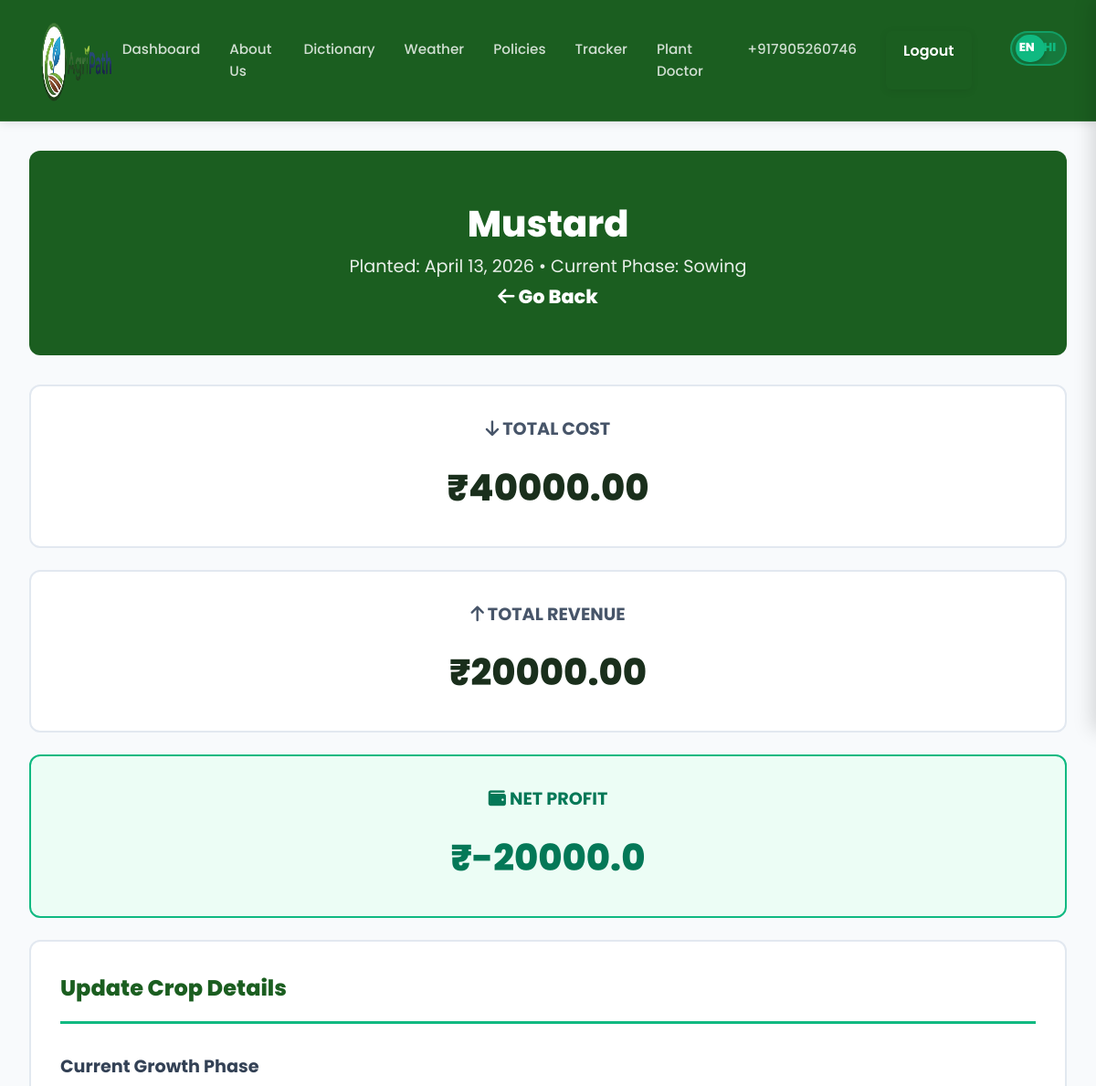
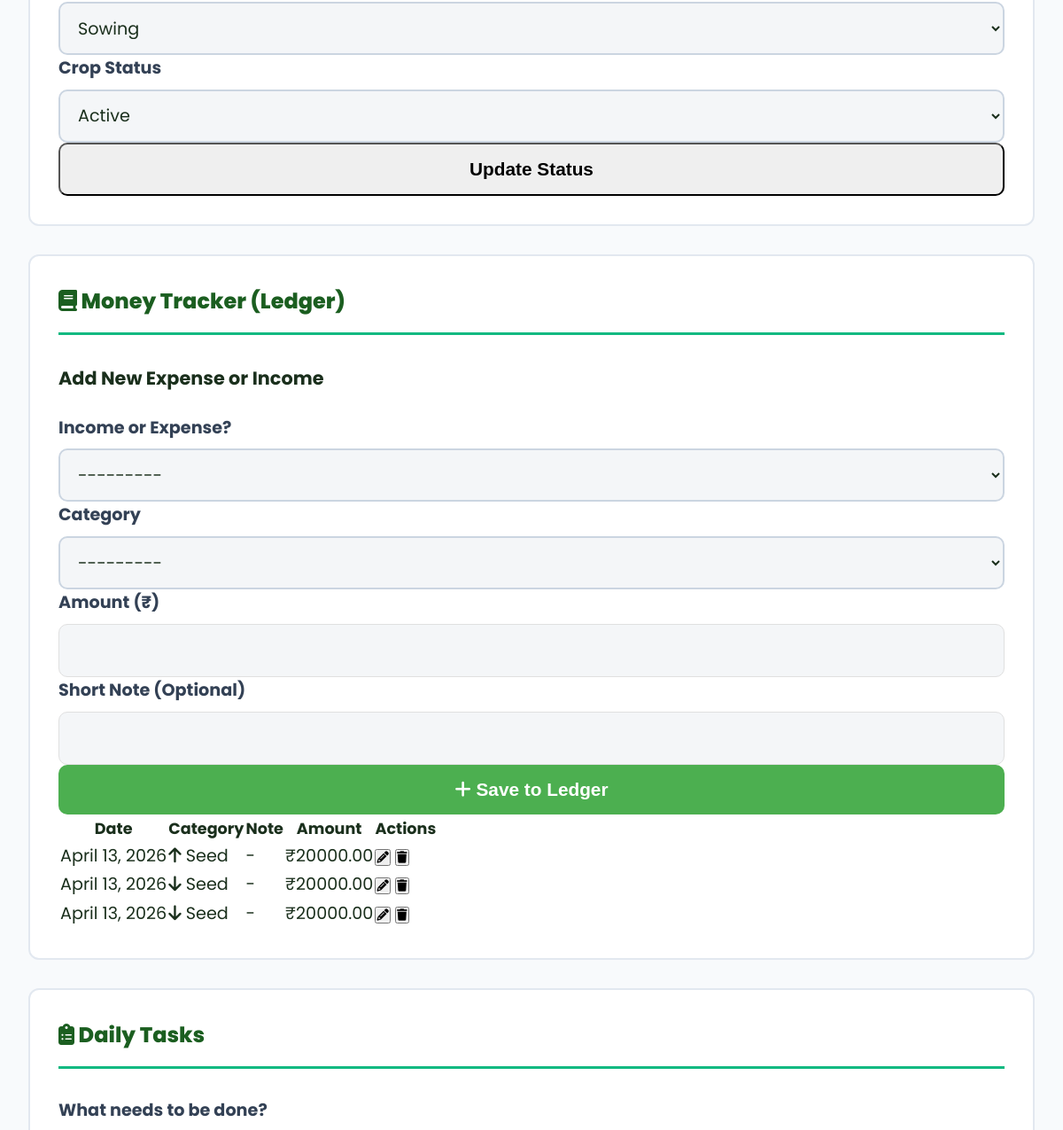
Page /tracker/update/6/ (signed in, upper part) on the earlier database version (2 pictures, top to bottom).
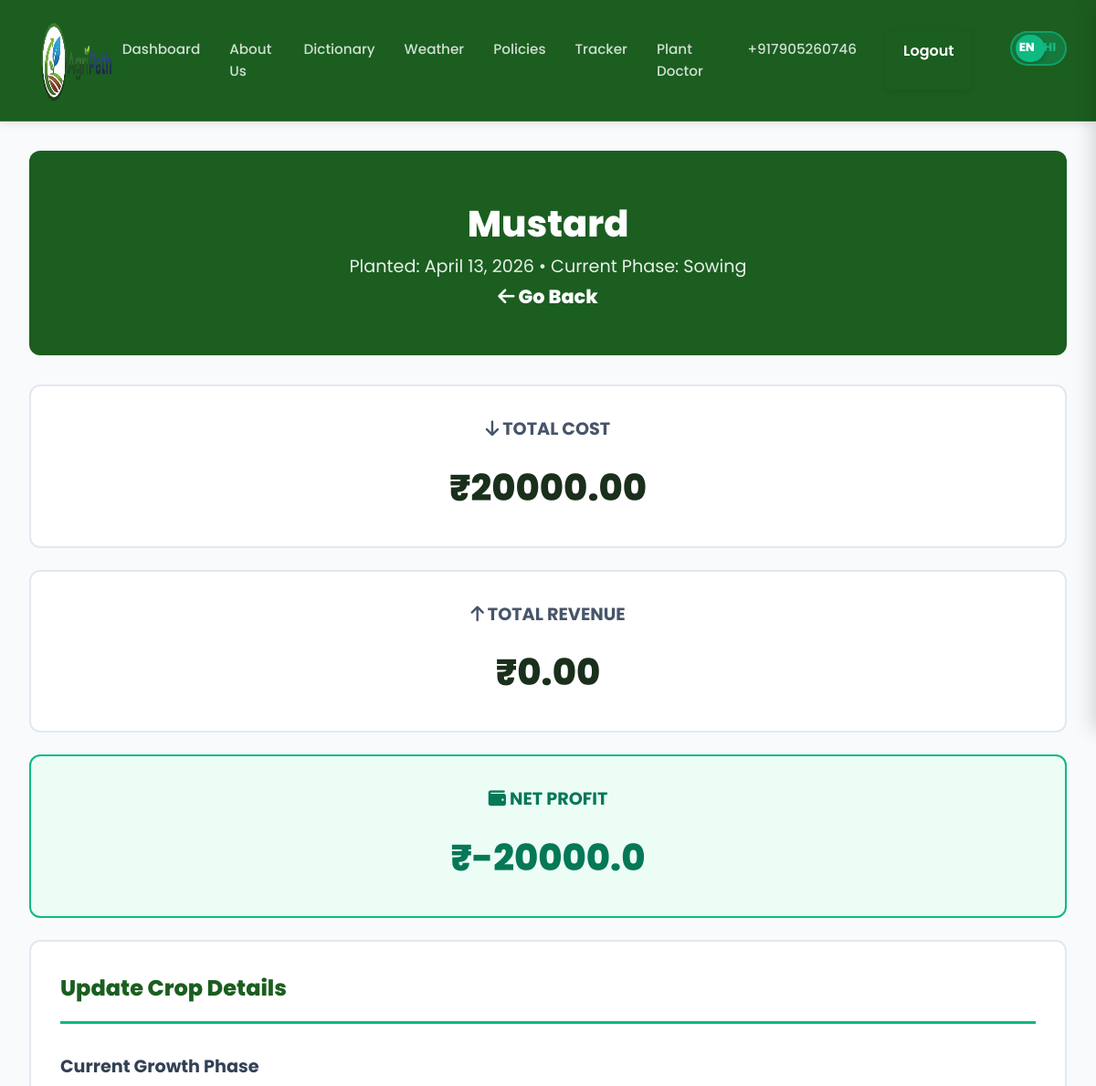
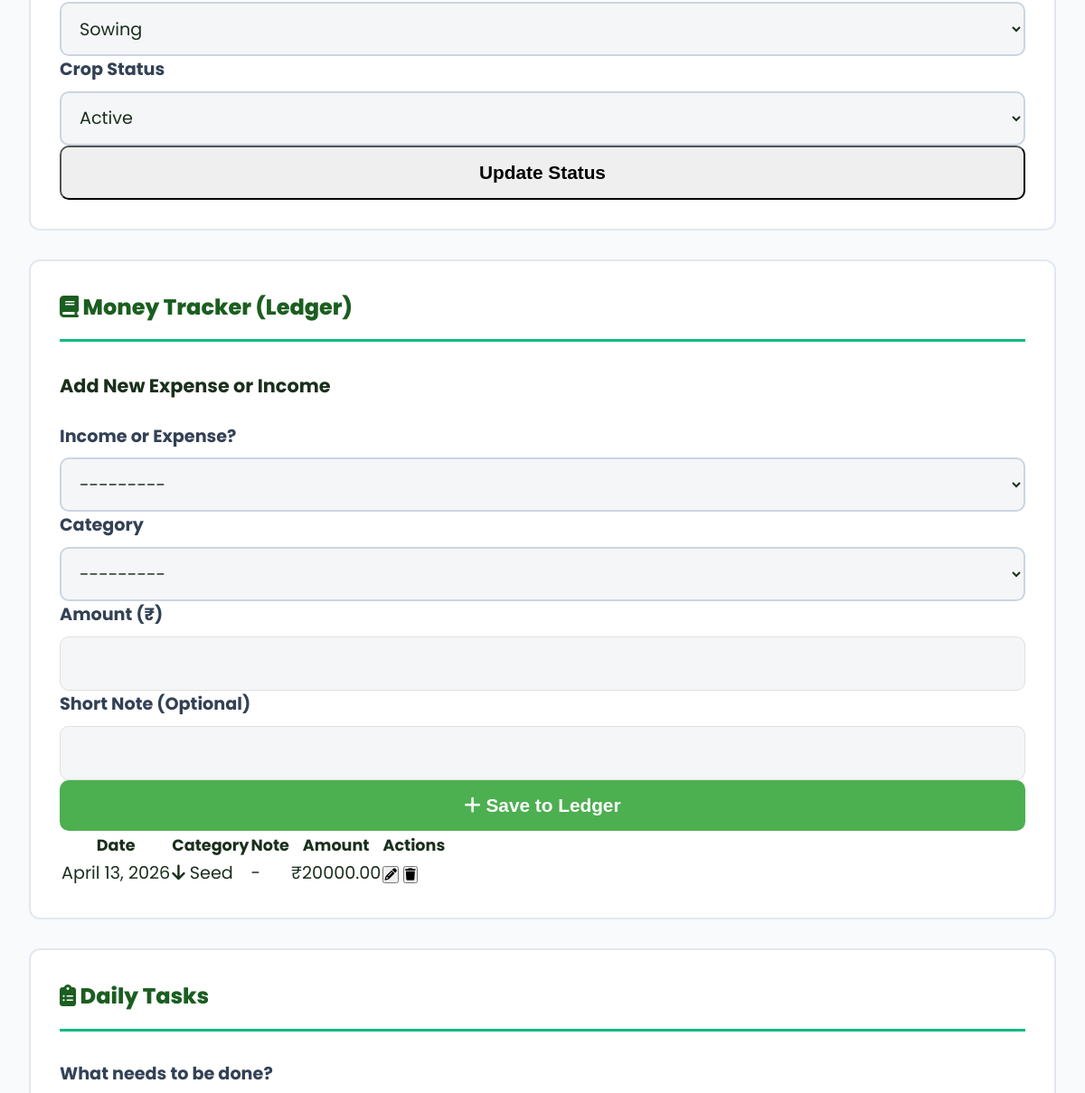
Same page on the later database version (2 pictures, top to bottom).
### tracker/models.py (models this page shows, shortened)
class CropTracker(models.Model):
    GROWTH_PHASES = [
        ('Sowing', 'Sowing'),
        ('Germination', 'Germination'),
        ('Vegetative', 'Vegetative'),
        ('Flowering', 'Flowering'),
        ('Fruiting', 'Fruiting'),
        ('Maturation', 'Maturation'),
    ]
    STATUS_CHOICES = [
        ('Active', 'Active'),
        ('Completed', 'Completed'),
    ]
    user = models.ForeignKey(User, on_delete=models.CASCADE, related_name='tracked_crops')
    crop = models.ForeignKey(Crop, on_delete=models.SET_NULL, null=True, blank=True)
    crop_name_custom = models.CharField(max_length=100, blank=True, default='', help_text="Custom crop name if not in dictionary")
    quantity = models.DecimalField(max_digits=10, decimal_places=2)
    unit = models.CharField(max_length=50, default='kg')
    planting_date = models.DateField()
    harvest_date = models.DateField(null=True, blank=True)
    growth_phase = models.CharField(max_length=50, choices=GROWTH_PHASES, default='Sowing')
    phase_updated_date = models.DateField(null=True, blank=True)
    status = models.CharField(max_length=20, choices=STATUS_CHOICES, default='Active')
    health = models.CharField(
        max_length=20,
        choices=[('Healthy', 'Healthy'), ('Attention', 'Attention'), ('At Risk', 'At Risk')],
        default='Healthy'
    )
    emoji = models.CharField(max_length=10, default='🌿', help_text="Emoji for visual identification")
    cost = models.DecimalField(max_digits=10, decimal_places=2, default=0)
    revenue = models.DecimalField(max_digits=10, decimal_places=2, default=0)
    location = models.CharField(max_length=100, blank=True)
    field_polygon = models.TextField(blank=True, help_text="GeoJSON or coordinate string for the field map")
    field_area_acres = models.DecimalField(max_digits=10, decimal_places=2, null=True, blank=True)
    strategy = models.TextField(blank=True, help_text="Notes or strategy for this crop")
    created_at = models.DateTimeField(auto_now_add=True)
    updated_at = models.DateTimeField(auto_now=True)
    class Meta:
        ordering = ['-planting_date']
    @property
    def display_name(self):
        return self.crop.name if self.crop else self.crop_name_custom
    @property
    def profit(self):
        return float(self.revenue - self.cost)

class FinancialEntry(models.Model):
    ENTRY_TYPES = [
        ('Expense', 'Expense'),
        ('Revenue', 'Revenue'),
    ]
    CATEGORIES = [
        ('Seed', 'Seed'),
        ('Fertilizer', 'Fertilizer'),
        ('Pesticide', 'Pesticide'),
        ('Labor', 'Labor'),
        ('Equipment', 'Equipment'),
        ('Harvest/Sale', 'Harvest/Sale'),
        ('Other', 'Other'),
    ]
    crop_tracker = models.ForeignKey(CropTracker, related_name='financials', on_delete=models.CASCADE)
    entry_type = models.CharField(max_length=20, choices=ENTRY_TYPES)
    category = models.CharField(max_length=50, choices=CATEGORIES)
    amount = models.DecimalField(max_digits=10, decimal_places=2)
    date = models.DateField(auto_now_add=True)
    description = models.CharField(max_length=255, blank=True)
    class Meta:
        ordering = ['-date']

### tracker/views.py (the view)
# urls.py: path('update/<int:tracker_id>/', views.update_crop, name='update_tracked_crop'),
@login_required
def update_crop(request, tracker_id):
    crop_tracker = get_object_or_404(CropTracker, id=tracker_id, user=request.user)
    if request.method == 'POST':
        form = CropUpdateForm(request.POST, instance=crop_tracker)
        if form.is_valid():
            form.save()
            return redirect('tracker_dashboard')
    else:
        form = CropUpdateForm(instance=crop_tracker)
    return render(request, 'tracker/update_crop.html', {
        'form': form,
        'crop': crop_tracker,
        'financial_form': FinancialEntryForm(),
        'task_form': TaskForm(),
        'financials': crop_tracker.financials.all(),
        'tasks': crop_tracker.tasks.all(),
    })

### templates/tracker/update_crop.html (shortened to what this page needs)
{% extends 'base.html' %}
{% load static %}
{% block extra_css %}
<link rel="stylesheet" href="https://cdnjs.cloudflare.com/ajax/libs/font-awesome/6.4.0/css/all.min.css">
{% endblock %}
{% block content %}
<div class="container" style="padding-top: 2rem; padding-bottom: 4rem; max-width: 1200px;">
    <div class="dashboard-header">
        <h2>{{ crop.display_name }}</h2>
        <p>Planted: {{ crop.planting_date }} &bull; Current Phase: {{ crop.growth_phase }}</p>
        <a href="{% url 'tracker_dashboard' %}" class="btn btn-light btn-massive mx-auto mt-3" style="max-width: 300px;"><i class="fas fa-arrow-left"></i> Go Back</a>
    </div>
    <div class="row">
        <div class="col-md-4">
            <div class="summary-card">
                <h3><i class="fas fa-arrow-down text-danger"></i> Total Cost</h3>
                <div class="value text-danger">₹{{ crop.cost }}</div>
            </div>
        </div>
        <div class="col-md-4">
            <div class="summary-card">
                <h3><i class="fas fa-arrow-up text-success"></i> Total Revenue</h3>
                <div class="value text-success">₹{{ crop.revenue }}</div>
            </div>
        </div>
        <div class="col-md-4">
            <div class="summary-card" style="border-color: #10b981; background: #ecfdf5;">
                <h3 style="color: #047857;"><i class="fas fa-wallet text-success"></i> Net Profit</h3>
                <div class="value" style="color: #047857;">₹{{ crop.profit }}</div>
            </div>
        </div>
    </div>
    <div class="card-panel">
        <h4 class="card-title">Update Crop Details</h4>
        <form method="post" id="crop-update-form">
            <div class="row">
                <div class="col-md-6 mb-4">
                    <label>Current Growth Phase</label>
                    {{ form.growth_phase }}
                </div>
                <div class="col-md-6 mb-4">
                    <label>Crop Status</label>
                    {{ form.status }}
                </div>
            </div>
            <button type="submit" class="btn btn-success btn-massive">Update Status</button>
        </form>
    </div>
    <div class="card-panel">
        <h4 class="card-title"><i class="fas fa-book"></i> Money Tracker (Ledger)</h4>
        <div class="bg-light p-4 rounded mb-5 border">
            <h5 style="font-size: 1.3rem; font-weight: 700; margin-bottom: 1.5rem;">Add New Expense or Income</h5>
            <form method="post" action="{% url 'add_financial_entry' %}">
                <div class="row">
                    <div class="col-md-6 mb-3">
                        <label>Income or Expense?</label>
                        {{ financial_form.entry_type }}
                    </div>
                    <div class="col-md-6 mb-3">
                        <label>Category</label>
                        {{ financial_form.category }}
                    </div>
                    <div class="col-md-6 mb-3">
                        <label>Amount (₹)</label>
                        {{ financial_form.amount }}
                    </div>
                    <div class="col-md-6 mb-3">
                        <label>Short Note (Optional)</label>
                        {{ financial_form.description }}
                    </div>
                </div>
                <button type="submit" class="btn btn-primary btn-massive mt-3"><i class="fas fa-plus"></i> Save to Ledger</button>
            </form>
        </div>
        <div class="table-responsive">
            <table class="table table-bordered table-striped">
                <thead class="table-light">
                    <tr>
                        <th>Date</th>
                        <th>Category</th>
                        <th>Note</th>
                        <th>Amount</th>
                        <th>Actions</th>
                    </tr>
                </thead>
                <tbody>
                    {% for entry in financials %}
                    <tr>
                        <td>{{ entry.date }}</td>
                        <td>
                            {% if entry.entry_type == 'Expense' %}
                            <span class="text-danger fw-bold"><i class="fas fa-arrow-down"></i> {{ entry.category }}</span>
                            {% else %}
                            <span class="text-success fw-bold"><i class="fas fa-arrow-up"></i> {{ entry.category }}</span>
                            {% endif %}
                        </td>
                        <td>{{ entry.description|default:"-" }}</td>
                        <td class="fw-bold">₹{{ entry.amount }}</td>
                        <td>
                            <button class="btn btn-sm btn-outline-primary me-1" onclick="openEditTxn({{ entry.id }}, '{{ entry.entry_type }}', '{{ entry.category }}', {{ entry.amount }}, '{{ entry.description|escapejs }}')">
                                <i class="fas fa-pencil-alt"></i>
                            </button>
                            <form method="POST" action="{% url 'delete_financial_entry' entry.id %}" style="display:inline;" onsubmit="return confirm('Delete this transaction?')">
                                <button type="submit" class="btn btn-sm btn-outline-danger">
                                    <i class="fas fa-trash"></i>
                                </button>
                            </form>
                        </td>
                    </tr>
                    {% empty %}
                    <tr><td colspan="5" class="text-center text-muted py-4">No entries added yet.</td></tr>
                    {% endfor %}
                </tbody>
            </table>
        </div>
    </div>
    <div class="card-panel">
        <h4 class="card-title"><i class="fas fa-clipboard-list"></i> Daily Tasks</h4>
        <form method="post" action="{% url 'add_task' %}" class="bg-light p-4 rounded mb-4 border">
            <div class="row">
                <div class="col-md-6 mb-3">
                    <label>What needs to be done?</label>
                </div>
            </div>
        </form>
    </div>
</div>
{% endblock %}

### templates/base.html (shortened to what this page needs)
{% load static %}
<!DOCTYPE html>
<html lang="en">
<head>
    <link rel="stylesheet" href="{% static 'css/style.css' %}">
    {% block extra_css %}{% endblock %}
</head>
<body style="position: relative; min-height: 100vh;">
    <nav class="navbar">
        <div class="nav-content">
            <a href="/" class="logo-container">
                <img src="{% static 'logo.png' %}" alt="AgriPath Logo" class="logo-img">
            </a>
            <div class="nav-links">
                <a href="/" class="nav-link">Dashboard</a>
                <a href="{% url 'about' %}" class="nav-link">About Us</a>
                <a href="{% url 'crop_list' %}" class="nav-link">Dictionary</a>
                <a href="{% url 'Weather' %}" class="nav-link">Weather</a>
                {% if request.user.is_authenticated %}
                <a href="{% url 'Policies' %}" class="nav-link">Policies</a>
                <a href="{% url 'tracker_dashboard' %}" class="nav-link">Tracker</a>
                {% endif %}
                {% if request.user.is_authenticated %}
                <a href="{% url 'plant_doctor' %}" class="nav-link">Plant Doctor</a>
                {% endif %}
                <a href="{% url 'view_profile' %}" class="nav-link">
                    {% if user.is_authenticated %}
                    {{ user.username }}
                    {% else %}
                    Profile
                    {% endif %}
                </a>
                {% if user.is_authenticated %}
                <a href="{% url 'logout' %}" class="nav-btn">Logout</a>
                {% else %}
                <a href="{% url 'request_otp' %}" class="nav-btn">Login</a>
                {% endif %}
                <div id="custom-lang-toggle" class="lang-toggle-btn notranslate" onclick="toggleLanguage()" title="Switch to Hindi (हिंदी)">
                    <div class="lang-toggle-thumb"></div>
                    <span class="lang-toggle-text white-text" id="lang-en-text">EN</span>
                    <span class="lang-toggle-text" id="lang-hi-text">HI</span>
                </div>
            </div>
        </div>
    </nav>
    <main class="page-wrapper">
        {% block content %}
        {% endblock %}
    </main>
</body>
</html>

Differences in the rows shown:
removed FinancialEntry: date "April 13, 2026", category "Seed", description "-", amount "20000.00"
removed FinancialEntry: date "April 13, 2026", category "Seed", description "-", amount "20000.00"
changed CropTracker "Mustard": cost "40000.00" → "20000.00"; revenue "20000.00" → "0.00"
